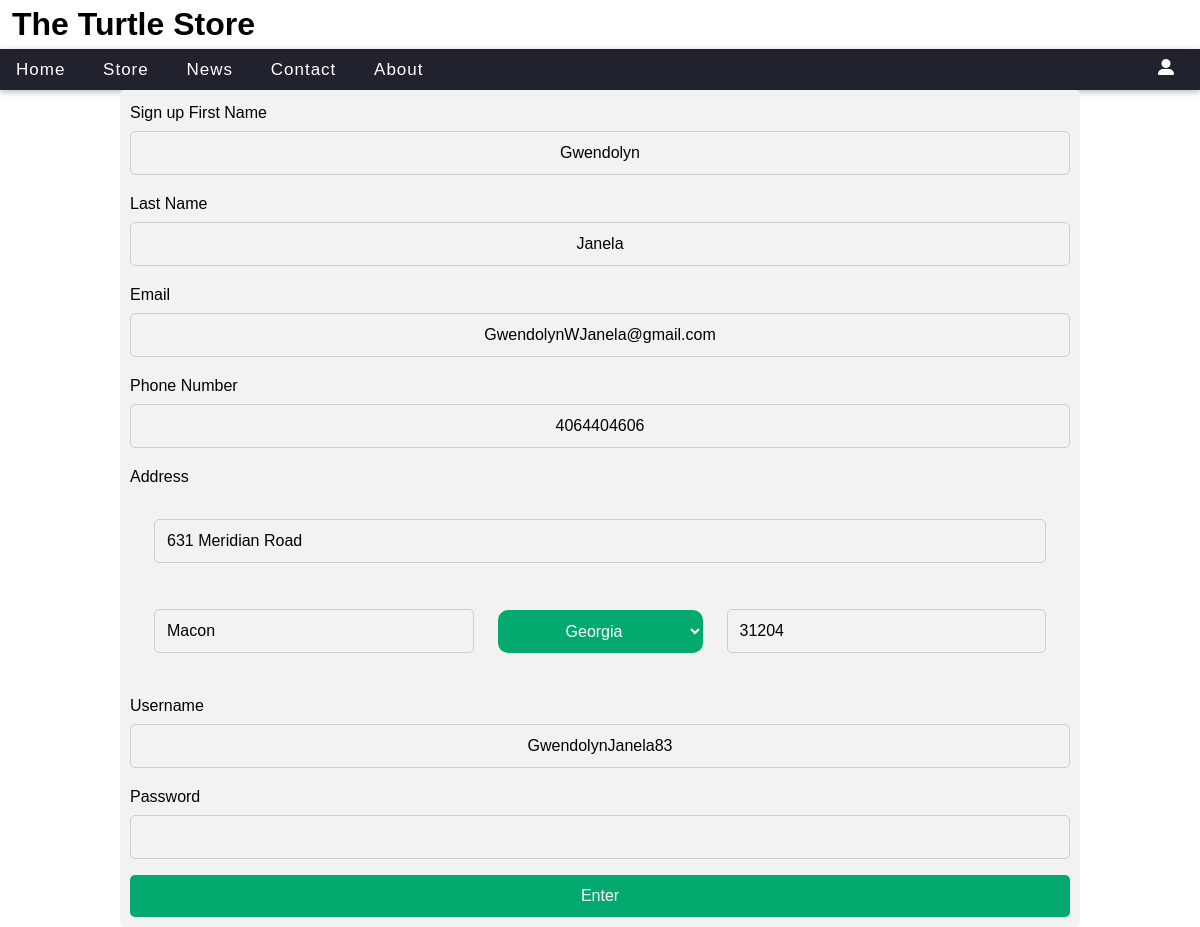
Screenshot of /Website/information_edit.php (signed in) with the database file from the repository.
### tables this page shows
CREATE TABLE `new_user` (
  `user_id` int(10) UNSIGNED NOT NULL,
  `user_fname` varchar(20) NOT NULL,
  `user_lname` varchar(20) NOT NULL,
  `user_phone` char(10) NOT NULL,
  `user_address` varchar(50) NOT NULL,
  `user_email` varchar(50) DEFAULT NULL,
  `creation_date` datetime NOT NULL DEFAULT current_timestamp(),
  `city` varchar(20) NOT NULL,
  `zip` char(5) NOT NULL,
  `username` varchar(100) NOT NULL,
  `password` varchar(255) NOT NULL,
  `state_id` char(2) NOT NULL,
  `admin_status` int(1) NOT NULL DEFAULT 0
);

### Website/information_edit.php (the view, shortened to what this page needs)
<!DOCTYPE HTML>
<html>
	<head>
		<link href="styles.css" rel="stylesheet" media="screen">
		<?php
			require 'db_connect.php';
		?>
	</head>
	<body>
		<?php
			include 'menu.php';
			$sql_edit = "SELECT * FROM new_user WHERE user_id = ".$_SESSION['user_id'];
			$dataset_edit = $pdo_users->query($sql_edit);
			$row = $dataset_edit->fetch();
		?>
		<div id="fmData">
		<?php
			if(!isset($_POST["username"]))
			{
				echo('
				<div class="contactContainer">
				  <form method="POST" action="information_edit.php">
										<th colspan="5">
											Sign up
										</th>
										<tr>
											<td>First Name</td>
											<td colspan="3"><input type="text" width="20" size="50" name="user_fname" value="'.$row["user_fname"].'" required></td>
										</tr>
										<tr>
											<td>Last Name</td>
											<td colspan="3"><input type="text" width="20" size="50" name="user_lname" value="'.$row["user_lname"].'" required></td>
										</tr>
										<tr>
											<td>Email</td>
											<td colspan="3"><input type="text" width="20" size="50" name="user_email" value="'.$row["user_email"].'" required></td>
										</tr>
										<tr>
											<td>Phone Number</td>
											<td colspan="3"><input type="text" width="20" size="50" name="user_phone" value="'.$row["user_phone"].'" required></td>
										</tr>
										<tr>
											<td>Address</td>
											<td>
											<table style="width: 100%;">
												<tr>
													<td colspan="3" style="border: 0px;"><input type="text" width="20" size="50" name="user_address" value="'.$row["user_address"].'" required></td>
												</tr>
												<tr>
													<td style="border: 0px;"><input type="text" width="20" size="50" name="city" value="'.$row["city"].'" required></td>
													<td style="width: 25%; border: 0px;">
													<select name="state_id">
					');
					$sql = "SELECT * FROM state";
					$ds = $pdo_users->query($sql);
					while(($st_row = $ds->fetch()) != null)
						{
							if($st_row["state_id"] == $row["state_id"])
								echo('<option selected value="'.$st_row["state_id"].'">'.$st_row["state_name"].'</option>');
							else
								echo('<option value="'.$st_row["state_id"].'">'.$st_row["state_name"].'</option>');
						}
					echo('
													</select>
													</td>
													<td style="border: 0px;"><input type="text" width="20" size="50" name="zip" value="'.$row["zip"].'" required></td>
												</tr>
											</table>
											</td>
										</tr>
										<tr>
											<td>Username</td>
											<td colspan="3"><input type="text" width="20" size="50" name="username" value="'.$row["username"].'" required></td>
										</tr>
										<tr>
											<td>Password</td>
											<td colspan="3"><input type="password" width="20" size="50" name="password" required></td>
										</tr>
											<input type="hidden" width="20" size="50" name="user_id" value="'.$row["user_id"].'" required>
										<tr>
											<td colspan="5"><input type="submit" value="Enter" id="submit"></td>
										</tr>
								</form>
				</div>
				');
			}
		?>
		</div>
	</body>
</html>

### Website/styles.css (style rules this page uses)
body { background-color: #fff; color: #000; font-family: sans-serif; line-height: 25px; clear: both; background-size: 100%; }
#fmData table { margin: auto; width: 50%; }
td { text-align: center; }
td input { text-align: left; width: 99%; padding-top: 10px; padding-bottom: 10px; }
td select, #submit, button { text-align: left; width: 100%; padding-top: 10px; padding-bottom: 10px; text-align: center; }
#submit { text-align: center; }
table { width: 90%; margin: auto; border-spacing: 0; }
input, select, button { background-color: #705F49; border: 3px solid #705F49; border-radius: 10px; color: white; font-size: 1em; text-align: left; width: 100%; padding-top: 10px; padding-bottom: 10px; text-align: center; }
* { margin: 0; padding: 0; box-sizing: border-box; }
td { color: white; }
#fmData { width: 80%; margin: auto; }
body, html { height: 100%; margin: 0; font-family: Arial, Helvetica, sans-serif; }
.contactContainer input[type=text],.contactContainer input[type=file], .contactContainer .input, .contactContainer input[type=password], .contactContainer select, .contactContainer textarea { width: 100%; padding: 12px; border: 1px solid #ccc; margin-top: 6px; margin-bottom: 16px; resize: vertical; }
input[type=text], input[type=password], input[type=file], select, textarea { width: 100%; padding: 12px; margin-top: 16px; margin-bottom: 16px; resize: vertical; }
.contactContainer table { width: 100%; padding: 12px; margin-top: 16px; margin-bottom: 16px; color: black; }
.contactContainer table td, .contactContainer table th { padding: 12px; margin-top: 16px; margin-bottom: 16px; color: black; border: 1px solid #ccc; }
.contactContainer #submit, .contactContainer select { background-color: #04AA6D; color: white; padding: 12px 20px; border: none; cursor: pointer; }
.contactContainer input { border-radius: 5px; background-color: #f2f2f2; color: black; padding: 10px; }
.contactContainer { border-radius: 5px; background-color: #f2f2f2; padding: 10px; }

### rows the page displays
new_user: user_fname "Gwendolyn", user_lname "Janela", user_email "GwendolynWJanela@gmail.com", user_phone "4064404606", user_address "631 Meridian Road", city "Macon", zip "31204", username "GwendolynJanela83"

### other values shown
form field state_id "Georgia"
